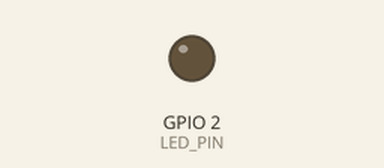
Simulated run of this sketch. Board: ESP32. Parts: output pins drawn as LEDs (lit = HIGH). WiFi joins after 1.5 s; servers stay silent unless stated; uploads are accepted with an empty reply; what the sketch prints to the serial monitor is not drawn.

Above: at 0.0 s.
At 0.9 s:
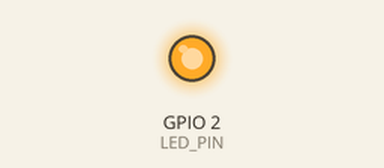
Timing chart, 0 to 2.8 s (numbered marks = the images above):
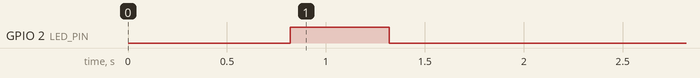

The sketch:

esp32_led_controller__1_.ino
```cpp
/*
 * ╔══════════════════════════════════════════════════════════╗
 * ║          ESP32 · BLUE LED DASHBOARD CONTROLLER          ║
 * ║          Controlled via Supabase REST API               ║
 * ╚══════════════════════════════════════════════════════════╝
 *
 * PIN   : D2 (GPIO2) — Built-in Blue LED on most ESP32 boards
 * DEPS  : WiFi.h, HTTPClient.h, ArduinoJson (v6+)
 *
 * FIX LOG:
 *   - Supabase fetch moved to a separate FreeRTOS task (core 0)
 *     so the main loop (core 1) handles LED without any stall.
 *   - blinkState no longer reset on every state change.
 *   - Solid ON now uses digitalWrite once and skips the blink timer.
 *   - Added mutex so state variables are thread-safe.
 */

#include <WiFi.h>
#include <HTTPClient.h>
#include <ArduinoJson.h>

// ─── USER CONFIG ──────────────────────────────────────────────
const char* WIFI_SSID     = "deku";
const char* WIFI_PASS     = "12taman9";

const char* SUPABASE_URL  = "https://kjfumdyatvvthmbzrhvm.supabase.co";
const char* SUPABASE_KEY  = "eyJhbGciOiJIUzI1NiIsInR5cCI6IkpXVCJ9.eyJpc3MiOiJzdXBhYmFzZSIsInJlZiI6ImtqZnVtZHlhdHZ2dGhtYnpyaHZtIiwicm9sZSI6ImFub24iLCJpYXQiOjE3NzQ4MDE4ODksImV4cCI6MjA5MDM3Nzg4OX0.yVpYIQgYEm1W2W2pzsY5vphnACShkJA_mBRJK2soAPc";
const char* TABLE_NAME    = "led_control";

const int   ROW_ID        = 1;
const int   POLL_INTERVAL = 2000;   // ms between Supabase polls (runs on core 0)
// ──────────────────────────────────────────────────────────────

#define LED_PIN 2

// ─── Shared state (protected by mutex) ───────────────────────
SemaphoreHandle_t stateMutex;

volatile bool ledOn   = false;
volatile bool blinkEn = false;
volatile int  speedMs = 500;

// ─── Blink state (only touched by main loop / core 1) ────────
unsigned long lastBlinkToggle = 0;
bool          blinkPhase      = false;

// ─── Previous state for change detection ─────────────────────
bool lastLedOn   = false;
bool lastBlinkEn = false;
int  lastSpeedMs = -1;

// ═════════════════════════════════════════════════════════════
//  SETUP
// ═════════════════════════════════════════════════════════════
void setup() {
  Serial.begin(115200);
  delay(300);

  pinMode(LED_PIN, OUTPUT);
  digitalWrite(LED_PIN, LOW);   // start with LED off, clean state

  Serial.println();
  Serial.println("╔═══════════════════════════════╗");
  Serial.println("║   ESP32 LED Dashboard Ready   ║");
  Serial.println("╚═══════════════════════════════╝");

  // Create mutex before starting tasks
  stateMutex = xSemaphoreCreateMutex();

  connectWiFi();

  // ── Launch fetch task on core 0 ──────────────────────────
  // This keeps HTTP calls OFF the main loop so LED never stalls.
  xTaskCreatePinnedToCore(
    fetchTask,    // task function
    "fetchTask",  // name
    8192,         // stack size
    NULL,         // params
    1,            // priority
    NULL,         // handle
    0             // core 0
  );
}

// ═════════════════════════════════════════════════════════════
//  MAIN LOOP — core 1 only, never blocks
// ═════════════════════════════════════════════════════════════
void loop() {
  // Snapshot shared state safely
  bool  _ledOn, _blink;
  int   _speed;

  if (xSemaphoreTake(stateMutex, 0) == pdTRUE) {  // non-blocking take
    _ledOn = ledOn;
    _blink = blinkEn;
    _speed = speedMs;
    xSemaphoreGive(stateMutex);
  } else {
    // Mutex busy (fetch task writing) — keep last known state, don't stall
    return;
  }

  handleLED(_ledOn, _blink, _speed);
  // No delay here — loop runs as fast as possible for smooth blinking
}

// ═════════════════════════════════════════════════════════════
//  LED HANDLER — called every loop iteration
// ═════════════════════════════════════════════════════════════
void handleLED(bool _ledOn, bool _blink, int _speed) {

  if (!_ledOn) {
    // ── OFF: drive LOW and hold ───────────────────────────
    digitalWrite(LED_PIN, LOW);
    blinkPhase = false;              // reset so next ON starts clean
    return;
  }

  if (!_blink) {
    // ── SOLID ON: drive HIGH and hold ────────────────────
    // Write every iteration — this actively fights any noise/glitch.
    digitalWrite(LED_PIN, HIGH);
    blinkPhase = false;
    return;
  }

  // ── BLINK: non-blocking toggle ───────────────────────────
  unsigned long now = millis();
  if (now - lastBlinkToggle >= (unsigned long)_speed) {
    blinkPhase      = !blinkPhase;
    lastBlinkToggle = now;
    digitalWrite(LED_PIN, blinkPhase ? HIGH : LOW);
  }
}

// ═════════════════════════════════════════════════════════════
//  FETCH TASK — runs on core 0, polls Supabase
// ═════════════════════════════════════════════════════════════
void fetchTask(void* param) {
  while (true) {
    ensureWiFi();

    if (WiFi.status() == WL_CONNECTED) {
      fetchState();
    }

    vTaskDelay(pdMS_TO_TICKS(POLL_INTERVAL));  // yield — don't hog core 0
  }
}

// ═════════════════════════════════════════════════════════════
//  WIFI
// ═════════════════════════════════════════════════════════════
void connectWiFi() {
  Serial.print("Connecting to WiFi: ");
  Serial.println(WIFI_SSID);

  WiFi.mode(WIFI_STA);
  WiFi.begin(WIFI_SSID, WIFI_PASS);

  int attempts = 0;
  while (WiFi.status() != WL_CONNECTED && attempts < 30) {
    delay(500);
    Serial.print(".");
    attempts++;
    // Blink during connect — direct writes, no state machine needed here
    digitalWrite(LED_PIN, !digitalRead(LED_PIN));
  }

  digitalWrite(LED_PIN, LOW);   // always go LOW after connect attempt

  if (WiFi.status() == WL_CONNECTED) {
    Serial.println();
    Serial.println("✔ WiFi Connected!");
    Serial.print("  IP: "); Serial.println(WiFi.localIP());
  } else {
    Serial.println("\n✘ WiFi failed — will retry in fetch loop");
  }
}

void ensureWiFi() {
  if (WiFi.status() != WL_CONNECTED) {
    Serial.println("[WiFi] Lost connection, reconnecting...");
    WiFi.reconnect();
    vTaskDelay(pdMS_TO_TICKS(3000));
  }
}

// ═════════════════════════════════════════════════════════════
//  SUPABASE FETCH
// ═════════════════════════════════════════════════════════════
void fetchState() {
  HTTPClient http;

  String url = String(SUPABASE_URL)
             + "/rest/v1/" + TABLE_NAME
             + "?id=eq." + ROW_ID
             + "&select=led_on,blink,speed_ms";

  http.begin(url);
  http.addHeader("apikey",        SUPABASE_KEY);
  http.addHeader("Authorization", String("Bearer ") + SUPABASE_KEY);
  http.addHeader("Content-Type",  "application/json");

  int code = http.GET();

  if (code == 200) {
    parseResponse(http.getString());
  } else {
    Serial.printf("[Supabase] HTTP error: %d\n", code);
  }

  http.end();
}

// ═════════════════════════════════════════════════════════════
//  PARSE + WRITE STATE
// ═════════════════════════════════════════════════════════════
void parseResponse(const String& body) {
  StaticJsonDocument<256> doc;
  DeserializationError err = deserializeJson(doc, body);

  if (err || !doc.is<JsonArray>() || doc.as<JsonArray>().size() == 0) {
    Serial.println("[JSON] Parse error or empty response");
    return;
  }

  JsonObject obj     = doc[0];
  bool newLedOn      = obj["led_on"]   | false;
  bool newBlink      = obj["blink"]    | false;    // dashboard guarantees this is false when solid ON
  int  newSpeedMs    = obj["speed_ms"] | 500;

  // ── Only update + log when something actually changed ────
  bool changed = (newLedOn   != lastLedOn)
              || (newBlink   != lastBlinkEn)
              || (newSpeedMs != lastSpeedMs);

  if (!changed) return;

  // ── Write to shared state under mutex ────────────────────
  if (xSemaphoreTake(stateMutex, pdMS_TO_TICKS(100)) == pdTRUE) {
    ledOn   = newLedOn;
    blinkEn = newBlink;
    speedMs = newSpeedMs;
    xSemaphoreGive(stateMutex);
  } else {
    Serial.println("[Mutex] Timeout — skipping update");
    return;
  }

  // Update last-known values AFTER successful write
  lastLedOn   = newLedOn;
  lastBlinkEn = newBlink;
  lastSpeedMs = newSpeedMs;

  // ── Log new state ─────────────────────────────────────────
  Serial.println("─── State Updated ───────────────");
  if (!newLedOn) {
    Serial.println("  → LED OFF (holding LOW)");
  } else if (!newBlink) {
    Serial.println("  → LED SOLID ON (holding HIGH)");  // no blinking
  } else {
    Serial.printf("  → LED BLINKING @ %d ms\n", newSpeedMs);
  }
  Serial.println("─────────────────────────────────");
}
```
